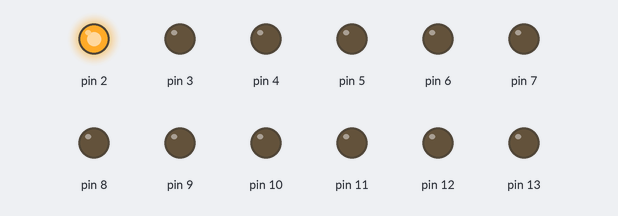
A sketch run on a simulated Arduino Uno, built with avr-gcc and run on an emulated ATmega328P. Shown: output pins drawn as LEDs (lit = HIGH).

Above: at 0.02 s.
At 0.32 s:
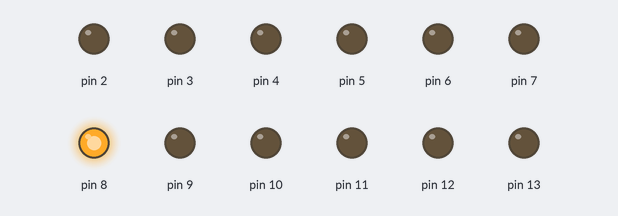
At 0.67 s:
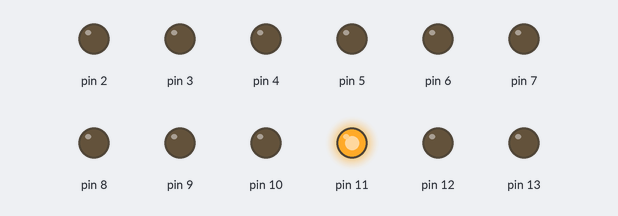
At 1.47 s:
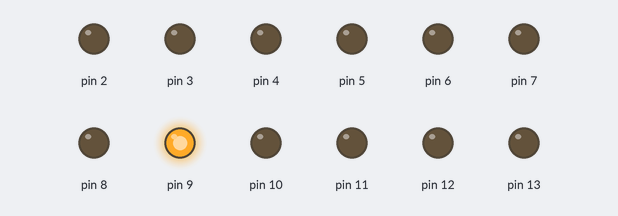
At 2.17 s:
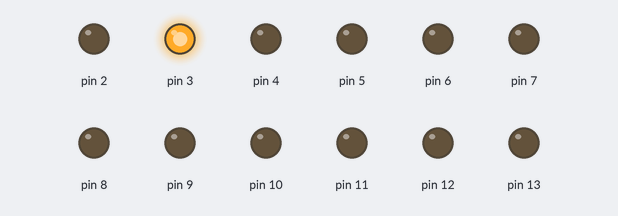
At 2.92 s:
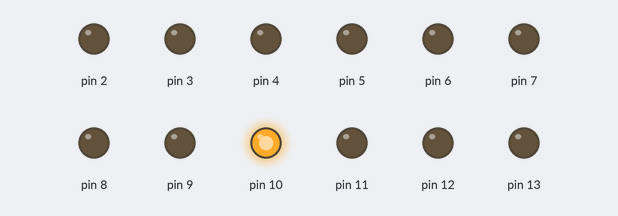
Timing chart, 0 to 3.2 s (numbered marks = the images above):
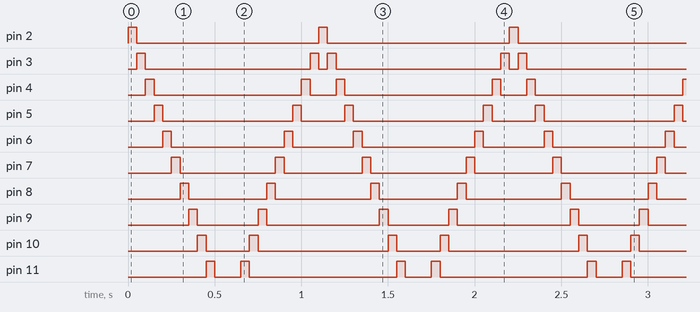

Measured:
- by itself, pin 2, pin 13: alternates HIGH for 0.05 s and LOW for 1.1 s
- by itself, pin 3: repeats every 1.1 s: LOW 0.95 s, HIGH 0.05 s, LOW 0.05 s, HIGH 0.05 s
- by itself, pin 4: repeats every 1.1 s: LOW 0.85 s, HIGH 0.05 s, LOW 0.15 s, HIGH 0.05 s
- by itself, pin 5: repeats every 1.1 s: LOW 0.75 s, HIGH 0.05 s, LOW 0.25 s, HIGH 0.05 s
- by itself, pin 6: repeats every 1.1 s: LOW 0.65 s, HIGH 0.05 s, LOW 0.35 s, HIGH 0.05 s
- by itself, pin 7, pin 8: alternates HIGH for 0.05 s and LOW for 0.50 s
- by itself, pin 9: repeats every 1.1 s: LOW 0.35 s, HIGH 0.05 s, LOW 0.65 s, HIGH 0.05 s
- by itself, pin 10: repeats every 1.1 s: LOW 0.25 s, HIGH 0.05 s, LOW 0.75 s, HIGH 0.05 s

The sketch:

m2-2.ino
```cpp
int currentPin = 2;
int goLeft = 1;

void setup()
{
    for (int currentPin = 2; currentPin <= 13; currentPin++)
    {
        pinMode(currentPin, OUTPUT);
    }

}

void loop()
{
    digitalWrite(currentPin, HIGH);
    delay(50);

    if (currentPin == 13)
    {
        goLeft = 0;
    }
    else if (currentPin == 2)
    {
        goLeft = 1;
    }

    digitalWrite(currentPin, LOW);

    if (goLeft == 1)
    {
        currentPin++;
    }
    else
    {
        currentPin--;
    }
}
```
